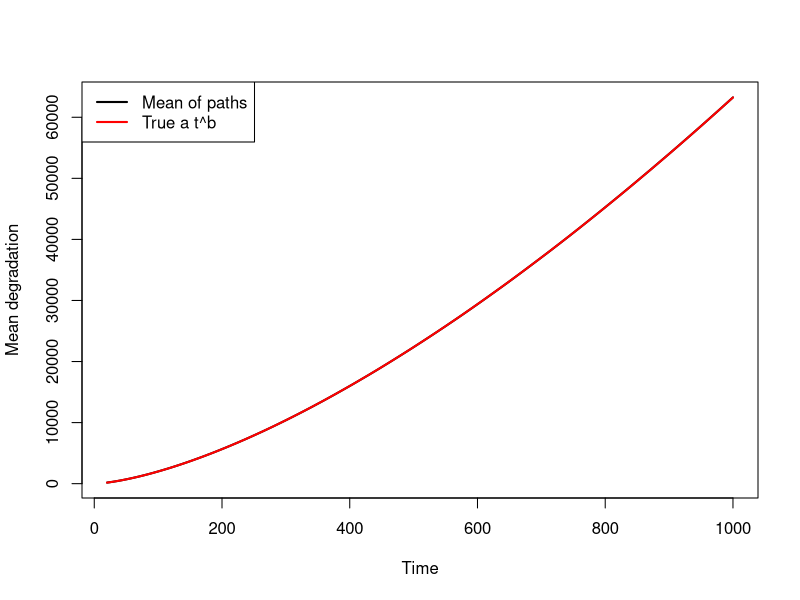

Reproduce this figure in R.
## ---- chunk 1
a_true     <- 2
b_true     <- 1.5
sigma_true <- 60

## ---- chunk 2
set.seed(123)

N  <- 5000        # number of paths
T  <- 1000
nT <- 5000        # time points

t  <- seq(20, T, length.out = nT)
t
dt <- diff(t)

# Drift
mu <- a_true * t^b_true

# Simulate Brownian paths
X <- matrix(0, nrow = N, ncol = nT)

for (i in 1:N) {
  W <- c(0, cumsum(rnorm(nT - 1, sd = sqrt(dt))))
  X[i, ] <- mu + sigma_true * W
}

## ---- chunk 3
m_hat <- colMeans(X)

## ---- chunk 4
plot(t, m_hat, type = "l", lwd = 2,
     ylab = "Mean degradation",
     xlab = "Time")
lines(t, mu, col = "red", lwd = 2)
legend("topleft", legend = c("Mean of paths", "True a t^b"),
       col = c("black", "red"), lwd = 2)

## ---- chunk 5

eps <- 0.05 * max(t)   # remove first 5% of time range
idx <- t > eps

fit_init <- lm(log(m_hat[idx]) ~ log(t[idx]))

start_vals <- list(
  a = exp(coef(fit_init)[1]),
  b = coef(fit_init)[2]
)
start_vals


